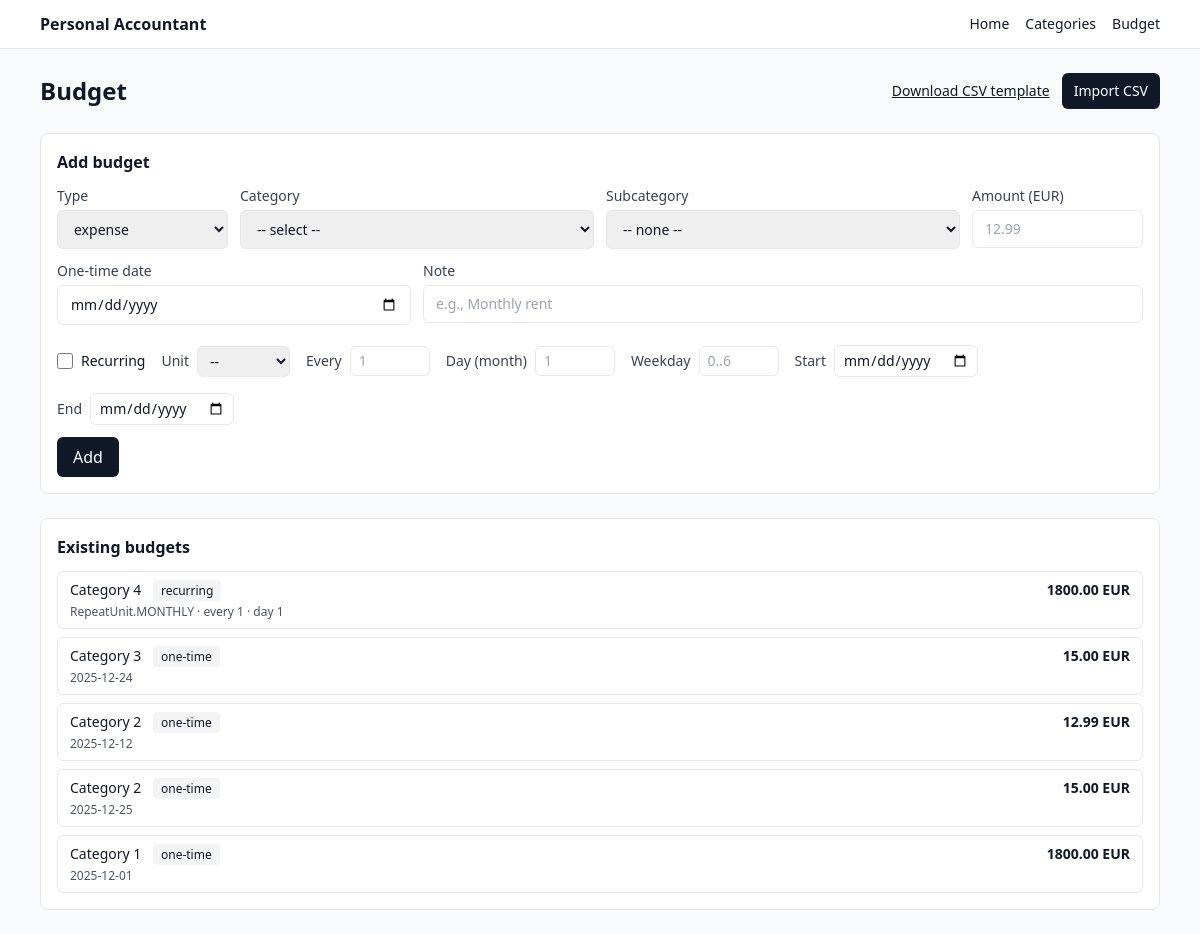
/budget (signed in), run on an earlier commit of the app's database.
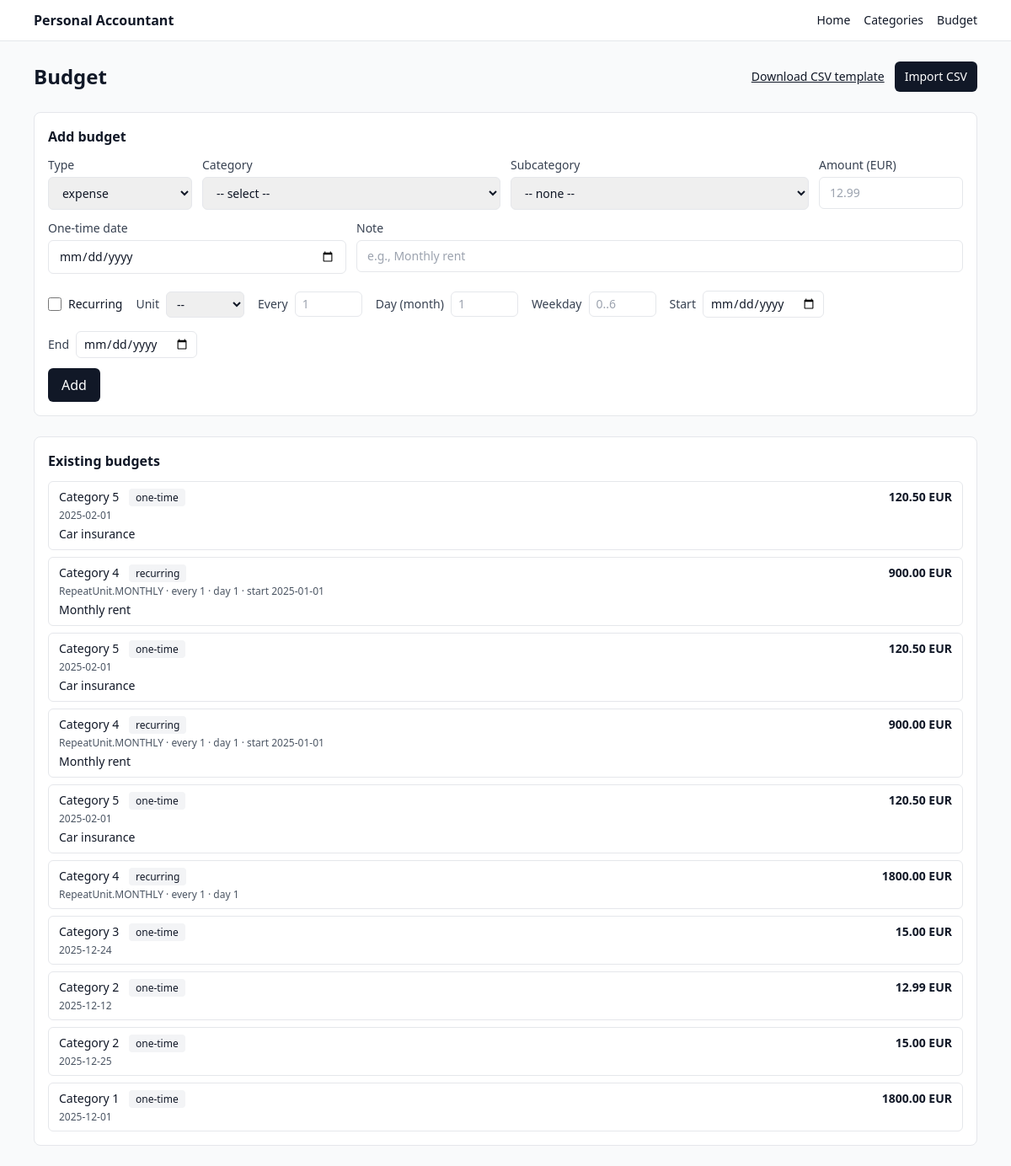
And on a later commit of the database.
### app/models.py (models this page shows)
class Budget(SQLModel, table=True):
    id: int | None = Field(default=None, primary_key=True)
    user_id: int = Field(foreign_key="user.id", index=True)
    type: BudgetType  # income/expense
    amount_cents: int
    currency: str  # e.g. "EUR"
    category_id: int = Field(foreign_key="category.id", index=True)
    subcategory_id: int | None = Field(default=None, foreign_key="subcategory.id", index=True)
    is_recurring: bool = False
    repeat_unit: RepeatUnit | None = None        # weekly/monthly/yearly
    repeat_interval: int | None = None           # every N units (1=every month/week/year)
    day_of_month: int | None = None              # for monthly/yearly patterns
    weekday: int | None = None                   # 0=Mon ... 6=Sun for weekly patterns
    one_time_date: date | None = None
    start_date: date | None = None
    end_date: date | None = None
    note: str | None = None
    created_at: datetime = Field(default_factory=datetime.utcnow)

### app/routes/budgets.py (the view)
@router.get("/budget", response_class=HTMLResponse)
def list_budget(
    request: Request,
    db: Session = Depends(get_session),
    uid: int | None = Depends(current_user_id),
):
    if not uid:
        return RedirectResponse(url="/login", status_code=303)
    return _render_budget_page(request, uid, db)

### templates/budget.html (shortened to what this page needs)
{% extends "base.html" %}
{% block content %}
  <div class="space-y-6">
    <div class="flex items-center justify-between">
      <h1 class="text-2xl font-semibold">Budget</h1>
      <div class="flex items-center gap-3">
        <a href="/budget/template.csv" class="text-sm underline">Download CSV template</a>
        <a href="/budget/import" class="rounded-md bg-gray-900 px-3 py-2 text-sm text-white hover:bg-black">
          Import CSV
        </a>
      </div>
    </div>
    <section class="rounded-lg border bg-white p-4">
      <h2 class="mb-3 font-semibold">Add budget</h2>
      <form method="post" action="/budget" class="grid grid-cols-1 gap-3 md:grid-cols-6">
        <div class="md:col-span-1">
          <label class="block text-sm text-gray-700">Type</label>
          <select name="budget_type" class="mt-1 w-full rounded-md border px-3 py-2 text-sm">
            <option value="expense">expense</option>
          </select>
        </div>
        <div class="md:col-span-2">
          <label class="block text-sm text-gray-700">Category</label>
          <select
            name="category_id"
            id="category_id"
            class="mt-1 w-full rounded-md border px-3 py-2 text-sm"
            hx-get="/budget/subcategories"
            hx-trigger="change"
            hx-target="#subcategory_id"
            hx-include="#budget-form"
          >
            <option value="">-- select --</option>
          </select>
        </div>
        <div class="md:col-span-2">
          <label class="block text-sm text-gray-700">Subcategory</label>
          <select name="subcategory_id" id="subcategory_id" class="mt-1 w-full rounded-md border px-3 py-2 text-sm">
            <option value="">-- none --</option>
          </select>
        </div>
        <div class="md:col-span-1">
          <label class="block text-sm text-gray-700">Amount (EUR)</label>
          <input name="amount_eur" class="mt-1 w-full rounded-md border px-3 py-2 text-sm" placeholder="12.99" />
        </div>
        <div class="md:col-span-2">
          <label class="block text-sm text-gray-700">One-time date</label>
          <input type="date" name="one_time_date" class="mt-1 w-full rounded-md border px-3 py-2 text-sm" />
        </div>
        <div class="md:col-span-4">
          <label class="block text-sm text-gray-700">Note</label>
          <input name="note" class="mt-1 w-full rounded-md border px-3 py-2 text-sm" placeholder="e.g., Monthly rent" />
        </div>
        <div class="md:col-span-6 mt-2 flex flex-wrap items-center gap-4">
          <label class="inline-flex items-center gap-2 text-sm">
            <input type="checkbox" name="is_recurring" class="h-4 w-4" />
            Recurring
          </label>
          <div class="flex items-center gap-2">
            <span class="text-sm text-gray-700">Unit</span>
            <select name="repeat_unit" class="rounded-md border px-2 py-1 text-sm">
              <option value="">--</option>
            </select>
          </div>
          <div class="flex items-center gap-2">
            <span class="text-sm text-gray-700">Every</span>
            <input name="repeat_interval" class="w-20 rounded-md border px-2 py-1 text-sm" placeholder="1" />
          </div>
          <div class="flex items-center gap-2">
            <span class="text-sm text-gray-700">Day (month)</span>
            <input name="day_of_month" class="w-20 rounded-md border px-2 py-1 text-sm" placeholder="1" />
          </div>
          <div class="flex items-center gap-2">
            <span class="text-sm text-gray-700">Weekday</span>
            <input name="weekday" class="w-20 rounded-md border px-2 py-1 text-sm" placeholder="0..6" />
          </div>
          <div class="flex items-center gap-2">
            <span class="text-sm text-gray-700">Start</span>
            <input type="date" name="start_date" class="rounded-md border px-2 py-1 text-sm" />
          </div>
          <div class="flex items-center gap-2">
            <span class="text-sm text-gray-700">End</span>
            <input type="date" name="end_date" class="rounded-md border px-2 py-1 text-sm" />
          </div>
        </div>
        <div class="md:col-span-6">
          <button class="rounded-md bg-gray-900 px-4 py-2 text-white hover:bg-black">
            Add
          </button>
        </div>
      </form>
    </section>
    <section class="rounded-lg border bg-white p-4">
      <h2 class="mb-3 font-semibold">Existing budgets</h2>
      {% if budgets and budgets|length > 0 %}
        <ul class="space-y-2">
          {% for b in budgets %}
            <li class="rounded-md border px-3 py-2">
              <div class="flex flex-wrap items-center justify-between gap-2">
                <div class="text-sm">
                  <span class="font-medium">
                    {% if b.category_name is defined %}{{ b.category_name }}
                    {% elif b.category is defined and b.category and b.category.name is defined %}{{ b.category.name }}
                    {% else %}Category {{ b.category_id }}{% endif %}
                  </span>
                  {% if b.is_recurring %}
                    <span class="ml-2 rounded bg-gray-100 px-2 py-0.5 text-xs">recurring</span>
                  {% else %}
                    <span class="ml-2 rounded bg-gray-100 px-2 py-0.5 text-xs">one-time</span>
                  {% endif %}
                </div>
                <div class="text-sm font-semibold">
                  {% if cents_to_euros_str is defined %}
                    {{ cents_to_euros_str(b.amount_cents) }}
                  {% else %}
                    {{ b.amount_cents }}
                  {% endif %}
                  {{ b.currency }}
                </div>
              </div>
              <div class="mt-1 text-xs text-gray-600">
                {% if b.is_recurring %}
                  {% if b.repeat_unit %}{{ b.repeat_unit }}{% endif %}
                  {% if b.repeat_interval %} · every {{ b.repeat_interval }}{% endif %}
                  {% if b.day_of_month %} · day {{ b.day_of_month }}{% endif %}
                  {% if b.start_date %} · start {{ b.start_date }}{% endif %}
                {% else %}
                  {% if b.one_time_date %}{{ b.one_time_date }}{% endif %}
                {% endif %}
              </div>
              {% if b.note %}
                <div class="mt-1 text-sm">
                  {{ b.note }}
                </div>
              {% endif %}
            </li>
          {% endfor %}
        </ul>
      {% else %}
        <p class="text-sm text-gray-600">No budgets yet.</p>
      {% endif %}
    </section>
  </div>
{% endblock %}

### templates/base.html
{% extends "_base.html" %}

### templates/_base.html (shortened to what this page needs)
<!doctype html>
<html>
  <head>
    <script src="https://cdn.tailwindcss.com"></script>
  </head>
  <body class="bg-gray-50 text-gray-900">
    <header class="border-b bg-white">
      <div class="mx-auto max-w-6xl px-4 py-3 flex items-center justify-between">
        <div class="font-semibold">Personal Accountant</div>
        <nav class="flex gap-4 text-sm">
          <a href="/" class="hover:underline">Home</a>
          <a href="/categories" class="hover:underline">Categories</a>
          <a href="/budget" class="hover:underline">Budget</a>
        </nav>
      </div>
    </header>
    <main class="mx-auto max-w-6xl px-4 py-6">
      {% block content %}{% endblock %}
    </main>
  </body>
</html>

What changed in the data, as far as the page shows it:
added Budget: category_id "5", is_recurring "one-time", amount_cents "120.50", currency "EUR", one_time_date "2025-02-01", note "Car insurance"
added Budget: category_id "4", is_recurring "recurring", amount_cents "900.00", currency "EUR", repeat_unit "RepeatUnit.MONTHLY", repeat_interval "1", day_of_month "1", start_date "2025-01-01", note "Monthly rent"
added Budget: category_id "5", is_recurring "one-time", amount_cents "120.50", currency "EUR", one_time_date "2025-02-01", note "Car insurance"
added Budget: category_id "4", is_recurring "recurring", amount_cents "900.00", currency "EUR", repeat_unit "RepeatUnit.MONTHLY", repeat_interval "1", day_of_month "1", start_date "2025-01-01", note "Monthly rent"
added Budget: category_id "5", is_recurring "one-time", amount_cents "120.50", currency "EUR", one_time_date "2025-02-01", note "Car insurance"
